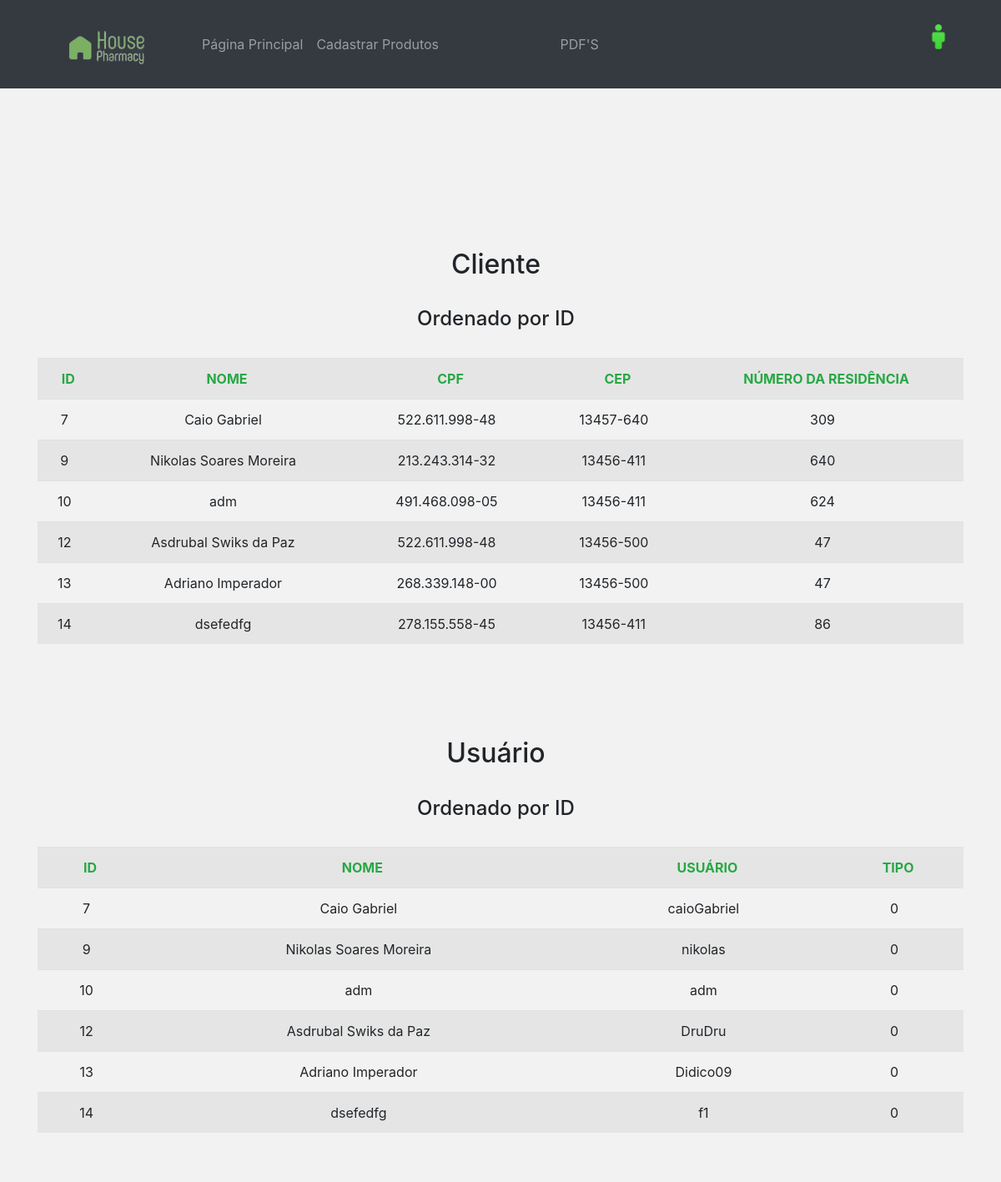
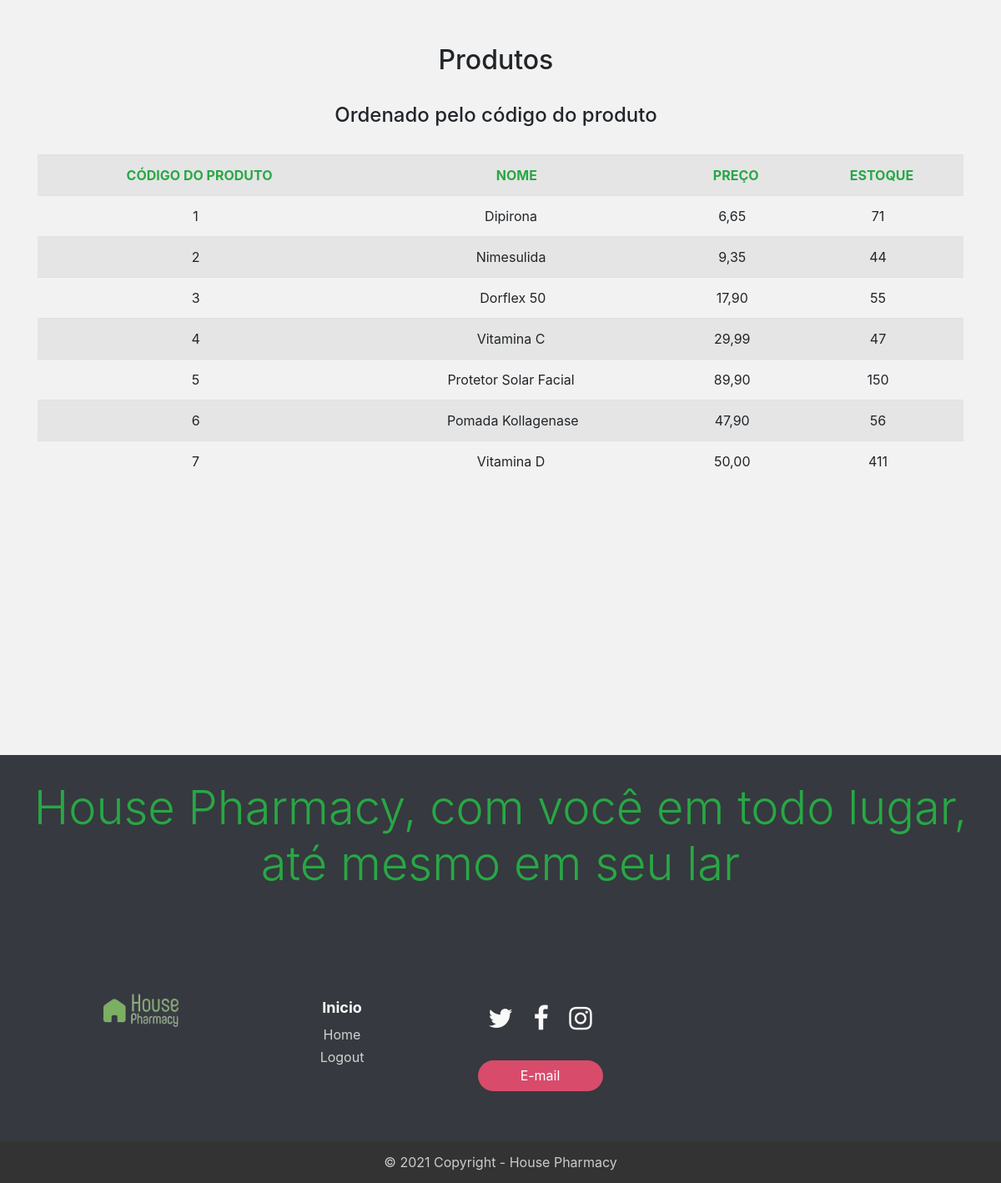
The page /site/paginas/relatorio.php on the database its author committed (2 pictures, top to bottom).
### tables this page shows
CREATE TABLE IF NOT EXISTS `cliente` (
  `id_cliente` int(11) NOT NULL AUTO_INCREMENT,
  `nomeCliente` varchar(100) NOT NULL,
  `cpf` varchar(15) NOT NULL,
  `cep` varchar(9) NOT NULL,
  `numeroResi` int(20) NOT NULL,
  `usuario` varchar(30) NOT NULL,
  `senha` varchar(100) NOT NULL,
  `tipo` int(2) NOT NULL,
  PRIMARY KEY (`id_cliente`)
);

CREATE TABLE IF NOT EXISTS `produto` (
  `codProduto` int(11) NOT NULL AUTO_INCREMENT,
  `nomeProduto` varchar(100) NOT NULL,
  `preco` varchar(100) NOT NULL,
  `descricao` varchar(500) NOT NULL,
  `estoque` int(11) DEFAULT NULL,
  `imagem` varchar(70) NOT NULL,
  PRIMARY KEY (`codProduto`)
);

### site/paginas/relatorio.php (the view, shortened to what this page needs)
<!DOCTYPE html>
<html lang="pt-br">
    <head>
        <link rel="stylesheet" href="http://cdnjs.cloudflare.com/ajax/libs/font-awesome/4.6.3/css/font-awesome.min.css">
        <link rel="stylesheet" href="css/rodape.css"/>
        <link rel="stylesheet" href="css/tela.css"/>
        <link rel="stylesheet" href="css/sobre.css"/>
        <link rel="stylesheet" href="css/adm.css"/>
        <link rel="stylesheet" href="https://stackpath.bootstrapcdn.com/bootstrap/4.1.3/css/bootstrap.min.css">
    </head>
    <body id="fundo">
      <nav class="navbar navbar-expand-lg navbar-dark  bg-dark fixed">
        <div class="container">
          <a class="navbar-brand" href="homepageadm.php"><img src="img/logoMenu.png"></a>
          <div class="collapse navbar-collapse" id="conteudoNavbarSuportado">
            <ul class="navbar-nav mr-auto">
              <li class="nav-item">
                <a class="nav-link" href="homepageadm.php">Página Principal<span class="sr-only"></span></a>
              </li>
              <li class="nav-item">
                <a class="nav-link" href="cadastrarProdutos.php">Cadastrar Produtos<span class="sr-only"></span></a>
              </li>
            </ul>
            <ul class="navbar-nav mr-auto">
              <li class="nav-item">
                <a class="nav-link" href="gerenciarInfo.php">PDF'S<span class="sr-only"></span></a>
              </li>
            </ul>
            <ul class="navbar-nav ml-auto">
              <div class="carrinho">
                <div class="compras">
                  <a data-toggle="modal" href="#" data-target="#modalLogin">
                    <ol>
                      <li><img class="car" src="img/iconLogin.png"></li>
                    </ol>
                  </a>
                </div>
              </div>
            </ul>
          </div>
        </div>
      </nav>
      <br><br><br><br><br><br><br><br>
    <div class="container">
        <div id="carouselExampleIndicators1" class="carousel slide" data-ride="carousel">
            <h2 id='oferta'>Cliente</h2><br>
            <div class="carousel-inner">
                <div class="carousel-item active">
                    <table class="table table-striped">
                        <tr>
                            <td class='text-success'><strong>ID</strong></td>
                            <td class='text-success'><strong>NOME</strong></td>
                            <td class='text-success'><strong>CPF</strong></td>
                            <td class='text-success'><strong>CEP</strong></td>
                            <td class='text-success'><strong>NÚMERO DA RESIDÊNCIA</strong></td>
                        </tr>
                        <?php
                        include './conexao2.php';
                        $getRequests = mysqli_query($conexao,"SELECT * FROM cliente ORDER BY id_cliente");
                        echo "<h4 id='oferta'>Ordenado por ID</h4><br>";
                        while($aux = $getRequests->fetch_assoc()){
                            echo "<tr>";
                            echo "  <td>".$aux['id_cliente']."&nbsp;&nbsp;</td>";
                            echo "  <td>".$aux['nomeCliente']."&nbsp;&nbsp;</td>";
                            echo "  <td>".$aux['cpf']."&nbsp;&nbsp;</td>";
                            echo "  <td>".$aux['cep']."&nbsp;&nbsp;</td>";
                            echo "  <td>".$aux['numeroResi']."&nbsp;&nbsp;</td>";
                            echo "</tr>";
                        }
                        ?>
                    </table>
                </div>
            </div>
            <a class="carousel-control-prev" href="#carouselExampleIndicators1" role="button" data-slide="prev">
            </a>
            <a class="carousel-control-next" href="#carouselExampleIndicators1" role="button" data-slide="next">
            </a>
        </div>
                   <br><br><br><br>
        <div id="carouselExampleIndicators2" class="carousel slide" data-ride="carousel">
        <h2 id='oferta'>Usuário</h2><br>
        <div class="carousel-inner">
          <div class="carousel-item active">
            <table class="table table-striped">
                <tr>
                    <td class='text-success'><strong>ID</strong></td>
                    <td class='text-success'><strong>NOME</strong></td>
                    <td class='text-success'><strong>USUÁRIO</strong></td>
                    <td class='text-success'><strong>TIPO</strong></td>
                </tr>
                <?php
                include './conexao2.php';
                 $getRequests = mysqli_query($conexao,"SELECT * FROM cliente ORDER BY id_cliente");
                 echo "<h4 id='oferta'>Ordenado por ID</h4><br>";
                   while($aux = $getRequests->fetch_assoc()){
                    echo "<tr>";
                    echo "  <td>".$aux['id_cliente']."&nbsp;&nbsp;</td>";
                    echo "  <td>".$aux['nomeCliente']."&nbsp;&nbsp;</td>";
                    echo "  <td>".$aux['usuario']."&nbsp;&nbsp;</td>";
                    echo "  <td>".$aux['tipo']."&nbsp;&nbsp;</td>";
                    echo "</tr>";
                   }
                ?>
            </table>
          </div>
        </div>
        <a class="carousel-control-prev" href="#carouselExampleIndicators2" role="button" data-slide="prev">
        </a>
        <a class="carousel-control-next" href="#carouselExampleIndicators2" role="button" data-slide="next">
        </a>
      </div>
      <br><br><br><br>
        <div id="carouselExampleIndicators3" class="carousel slide" data-ride="carousel">
            <h2 id='oferta'>Produtos</h2><br>
            <div class="carousel-inner">
                <div class="carousel-item active">
                    <table class="table table-striped">
                        <tr>
                            <td class='text-success'><strong>CÓDIGO DO PRODUTO</strong></td>
                            <td class='text-success'><strong>NOME</strong></td>
                            <td class='text-success'><strong>PREÇO</strong></td>
                            <td class='text-success'><strong>ESTOQUE</strong></td>
                        </tr>
                        <?php
                        include './conexao2.php';
                        $getRequests = mysqli_query($conexao,"SELECT * FROM produto ORDER BY codProduto");
                        echo "<h4 id='oferta'>Ordenado pelo código do produto</h4><br>";
                        while($aux = $getRequests->fetch_assoc()){
                            echo "<tr>";
                            echo "  <td>".$aux['codProduto']."&nbsp;&nbsp;</td>";
                            echo "  <td>".$aux['nomeProduto']."&nbsp;&nbsp;</td>";
                            echo "  <td>".$aux['preco']."&nbsp;&nbsp;</td>";
                            echo "  <td>".$aux['estoque']."&nbsp;&nbsp;</td>";
                            echo "</tr>";
                        }
                        ?>
                    </table>
                </div>
            </div>
            <a class="carousel-control-prev" href="#carouselExampleIndicators3" role="button" data-slide="prev">
            </a>
            <a class="carousel-control-next" href="#carouselExampleIndicators3" role="button" data-slide="next">
            </a>
        </div>
    </div>
      <br><br><br><br><br><br><br><br><br><br><br><br><br>
      <footer id="myFooter">
        <div class="container">
          <div class="row">
            <h2 class="display-4 text-success">
              House Pharmacy, com você em todo lugar, até mesmo em seu lar
            </h2>
          </div>
        </div>
      </footer>
      <footer id="myFooter">
        <div class="container">
          <div class="row">
            <div class="col-sm-3">
                <h2 class="logo"><a href=""><img src="img/logoMenu.png"></a></h2>
            </div>
            <div class="col-sm-2">
              <h5>Inicio</h5>
              <ul>
                  <li><a href="">Home</a></li>
                  <li><a href="../login/logout.php">Logout</a></li>
              </ul>
            </div>
            <div class="col-sm-3">
              <div class="social-networks">
                <a href="https://twitter.com/pharmacy_house" class="twitter"><i class="fa fa-twitter"></i></a>
                <a href="https://www.facebook.com/House-Pharmacy-107245028267756" class="facebook"><i class="fa fa-facebook"></i></a>
                <a href="https://www.instagram.com/housepharmacyofc/" class="instagram"><i class="fa fa-instagram"></i></a>
              </div>
              <a href="mailto:housepharmacycontact@gmail.com?subject=helo%20again">
                  <button type="button" class="btn btn-default">E-mail</button>
              </a>
            </div>
          </div>
        </div>
        <div class="footer-copyright">
          <p>© 2021 Copyright - House Pharmacy</p>
        </div>
      </footer>
    </body>
</html>

### site/paginas/css/rodape.css (style rules this page uses)
#myFooter { background-color: #3c3d41; color: white; padding-top: 30px; }
#myFooter .footer-copyright { background-color: #333333; padding-top: 3px; padding-bottom: 3px; text-align: center; }
#myFooter .row { margin-bottom: 60px; }
#myFooter .footer-copyright p { margin: 10px; color: #ccc; }
#myFooter ul { list-style-type: none; padding-left: 0; line-height: 1.7; }
#myFooter h5 { font-size: 18px; color: white; font-weight: bold; margin-top: 30px; }
#myFooter h2 a { font-size: 50px; text-align: center; color: #fff; }
#myFooter a { color: #d2d1d1; text-decoration: none; }
#myFooter .social-networks { text-align: center; padding-top: 30px; padding-bottom: 16px; }
#myFooter .social-networks a { font-size: 32px; color: #f9f9f9; padding: 10px; transition: 0.2s; }
#myFooter .btn { color: white; background-color: #d84b6b; border-radius: 20px; border: none; width: 150px; display: block; margin: 0 auto; margin-top: 10px; line-height: 25px; }
html { height: 100%; }
body { display: flex; display: -webkit-flex; flex-direction: column; -webkit-flex-direction: column; height: 100%; }
#myFooter { flex: 0 0 auto; -webkit-flex: 0 0 auto; }

### site/paginas/css/tela.css (style rules this page uses)
#fundo { background: rgba(242,242,242,255); }
.container { padding: 0; text-align: center; }
#oferta { text-align: center; padding: 0; margin-right: 1%; font-family:-apple-system, BlinkMacSystemFont, 'Segoe UI', Roboto, Oxygen, Ubuntu, Cantarell, 'Open Sans', 'Helvetica Neue', sans-serif; }
.carrinho { left: 170px; }
.compras img { height: 30px; width: 30px; line-height: 15px; }
.compras { font-size: 12px; padding-right: 45px; text-align: right; width: 170px; height: 50px; position: relative; float: right; bottom: 14px; clear: right; }
.compras ol li { display: inline; text-align: center; list-style-type: none; }
.car { position: absolute; bottom: 5px; }
.compras a { text-decoration: none; }
@media screen and (max-width: 1200px) { #oferta { margin-right: 10%; } }

### site/paginas/css/sobre.css (style rules this page uses)
#myFooter { background-color:rgb(54, 57, 63); }
.carrinho { left: 170px; }
.compras img { height: 30px; width: 30px; line-height: 15px; }
.compras { font-size: 12px; padding-right: 45px; text-align: right; width: 170px; height: 50px; position: relative; float: right; bottom: 14px; clear: right; }
.compras ol li { display: inline; text-align: center; list-style-type: none; }
.car { position: absolute; bottom: 5px; }
.compras a { text-decoration: none; }

### rows shown on the page
cliente: id_cliente "7", nomeCliente "Caio Gabriel", cpf "522.611.998-48", cep "13457-640", numeroResi "309", usuario "caioGabriel", tipo "0"
cliente: id_cliente "9", nomeCliente "Nikolas Soares Moreira", cpf "213.243.314-32", cep "13456-411", numeroResi "640", usuario "nikolas", tipo "0"
cliente: id_cliente "10", nomeCliente "adm", cpf "491.468.098-05", cep "13456-411", numeroResi "624", usuario "adm", tipo "0"
cliente: id_cliente "12", nomeCliente "Asdrubal Swiks da Paz", cpf "522.611.998-48", cep "13456-500", numeroResi "47", usuario "DruDru", tipo "0"
cliente: id_cliente "13", nomeCliente "Adriano Imperador", cpf "268.339.148-00", cep "13456-500", numeroResi "47", usuario "Didico09", tipo "0"
cliente: id_cliente "14", nomeCliente "dsefedfg", cpf "278.155.558-45", cep "13456-411", numeroResi "86", usuario "f1", tipo "0"
produto: codProduto "1", nomeProduto "Dipirona", preco "6,65", estoque "71"
produto: codProduto "2", nomeProduto "Nimesulida", preco "9,35", estoque "44"
produto: codProduto "3", nomeProduto "Dorflex 50", preco "17,90", estoque "55"
produto: codProduto "4", nomeProduto "Vitamina C", preco "29,99", estoque "47"
produto: codProduto "5", nomeProduto "Protetor Solar Facial", preco "89,90", estoque "150"
produto: codProduto "6", nomeProduto "Pomada Kollagenase", preco "47,90", estoque "56"
produto: codProduto "7", nomeProduto "Vitamina D", preco "50,00", estoque "411"
